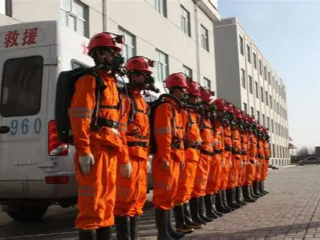
#> input picture examples/stm32-base-driver/test_img/1.bmp, 320 x 240 px, given in place of test.bmp, which was not available
$ python gen_imgs.py
#> lines starting #> are read from the running program, lines starting #| are printed output that depends on the picture; pictures that were not available may be replaced by others from this repository, and a replacement may not be noted
# -*- coding: utf-8 -*-
"""将 test_img 下三张图转为 80x64 RGB565 C 数组（片内源），供写入外部 Flash。"""
from PIL import Image
import os

base = r"D:\MCU\0.fireflyluo-Embedded-Libs-main\examples\stm32-base-driver"
srcs = [
    ("test.bmp", "img0"),
    ("test2.jpg", "img1"),
    ("test3.jpg", "img2"),
]
W, H = 80, 64

def rgb565(im):
    im = im.convert("RGB").resize((W, H), Image.BILINEAR)
    px = im.load()
    data = bytearray()
    for y in range(H):
        for x in range(W):
            r, g, b = px[x, y]
            c = ((r & 0xF8) << 8) | ((g & 0xFC) << 3) | (b >> 3)
            data.append((c >> 8) & 0xFF)
            data.append(c & 0xFF)
    return data

hdr = """#ifndef {NAME}_H
#define {NAME}_H
#include <stdint.h>
#ifdef __cplusplus
extern "C" {{
#endif
#define {NAME}_W 80
#define {NAME}_H 64
#define {NAME}_BYTES ({NAME}_W * {NAME}_H * 2u)
extern const uint8_t {name}_rgb565[{NAME}_BYTES];
#ifdef __cplusplus
}}
#endif
#endif
"""

for fn, name in srcs:
    path = os.path.join(base, "test_img", fn)
    im = Image.open(path)
#> im is the input picture: PIL image 320x240 RGB; mean R, G, B 137.3, 107.7, 97.4
    data = rgb565(im)
#> in rgb565, `im = im.convert("RGB").resize((W, H), Image.BILINEAR)`:
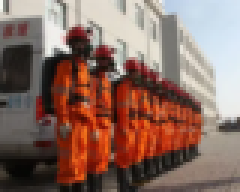
#> im: PIL image 80x64 RGB (shown 3 times larger); mean R, G, B 137.3, 107.7, 97.4
    NAME = name.upper()
    out_h = os.path.join(base, "app", name + ".h")
    out_c = os.path.join(base, "app", name + ".c")
    with open(out_h, "w", encoding="utf-8") as f:
        f.write(hdr.format(NAME=NAME, name=name))
    with open(out_c, "w", encoding="utf-8") as f:
        f.write("/* %s -> 80x64 RGB565 */\n#include \"%s.h\"\n\n" % (fn, name))
        f.write("const uint8_t %s_rgb565[%s_BYTES] = {\n" % (name, NAME))
        for i in range(0, len(data), 16):
            f.write("  " + ", ".join("0x%02X" % b for b in data[i:i+16]) + ",\n")
#> this loop made 640 passes
#> i on passes 2 to 4: 16, 32, 48
        f.write("};\n")
    print(name, "bytes", len(data), "c", os.path.getsize(out_c))
#| img0 bytes 10240 c 62815
#> pass 2 of the loop `for fn, name in srcs:`:
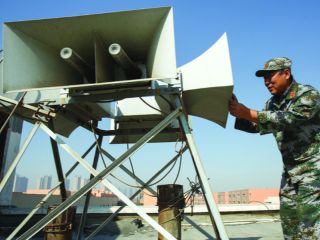
#> input picture examples/stm32-base-driver/test_img/2.bmp, 320 x 240 px, given in place of test2.jpg, which was not available
#> im is the input picture: PIL image 320x240 RGB; mean R, G, B 115.4, 137, 137.6
#> in rgb565 (call 2), `im = im.convert("RGB").resize((W, H), Image.BILINEAR)`:
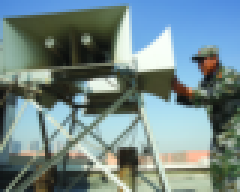
#> im: PIL image 80x64 RGB (shown 3 times larger); mean R, G, B 115.5, 137, 137.6
#> the loop `for i in range(0, len(data), 16):` made 640 passes
#| img1 bytes 10240 c 62816
